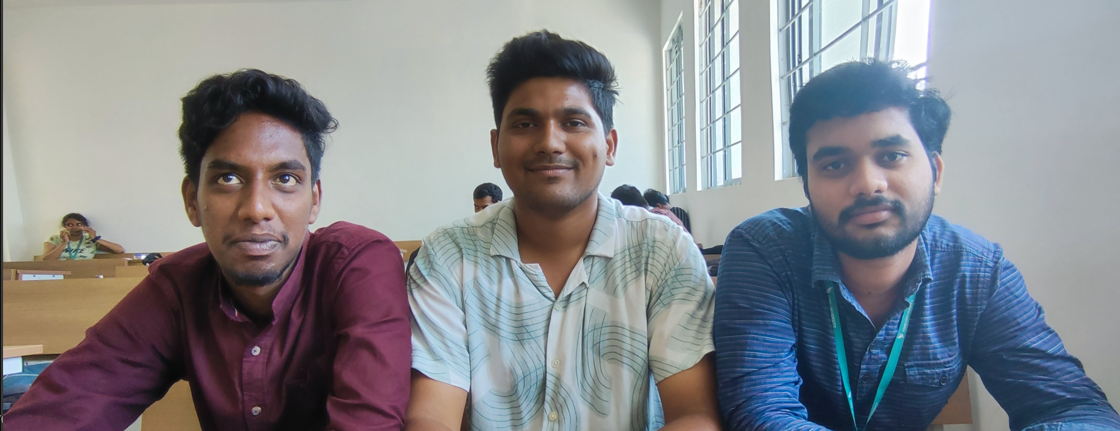
#> input picture ML_Project/P21.png, 1120 x 431 px
$ jupyter execute FR.ipynb
#> lines starting #> are read from the running program, lines starting #| are printed output that depends on the picture; after the words box and inside, x2 and y2 are one past the last pixel; in counts of white or black regions, pixels touching at a corner belong together
[cell 1]
import cv2
import numpy as np
import sqlite3
import csv

# Connect to SQLite database
conn = sqlite3.connect('faces.db')
cursor = conn.cursor()

# Load dataset from CSV with URLs
def load_dataset_from_csv(csv_file):
#> called with csv_file = 'face_data.csv'
    dataset = {}
    with open(csv_file, 'r') as file:
#> (reads ML_Project/face_data.csv from the repository)
        reader = csv.reader(file)
        next(reader)  # Skip header
        for row in reader:
            face_id = int(row[0])
            name = row[1]
            usn = row[3]  # Assuming the USN is in the 4th column
            dataset[face_id] = (name, usn)
    return dataset

# Load dataset from CSV
dataset = load_dataset_from_csv('face_data.csv')

# Load the group picture
group_image_path = 'P21.png'
group_image = cv2.imread(group_image_path)
#> group_image is the input picture: shape (431, 1120, 3); mean B, G, R 139.9, 135.2, 133.2

# Load cascade
face_cascade = cv2.CascadeClassifier('haarcascade_frontalface_default.xml')

# Convert group image to grayscale
gray = cv2.cvtColor(group_image, cv2.COLOR_BGR2GRAY)
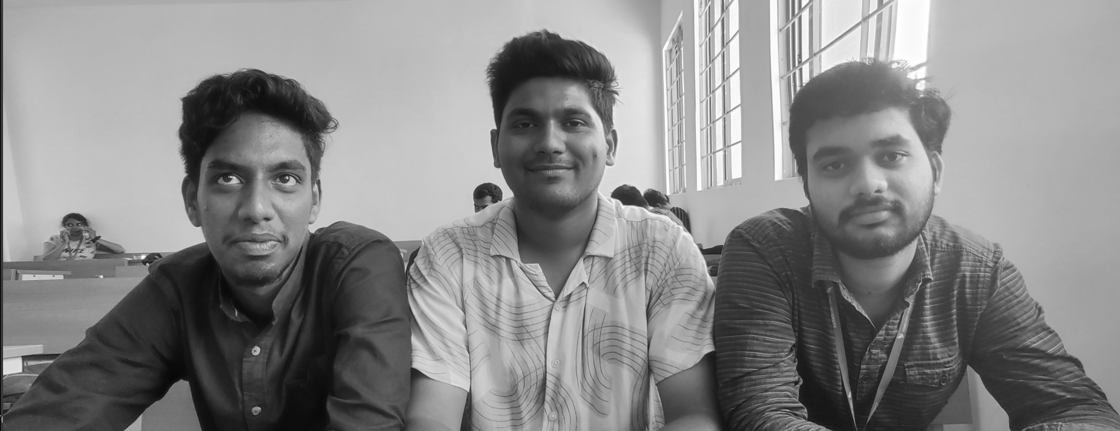
#> gray: shape (431, 1120); min 7, max 255, mean 135.1

# Detect faces
faces = face_cascade.detectMultiScale(gray, 1.1, 4)
#> faces = [[491, 77, 118, 118], [792, 103, 148, 148], [184, 120, 146, 146]]

# Display names and IDs from the dataset on the group image
for face_id, (name, usn) in dataset.items():
    cv2.putText(group_image, f"Name: {name}, USN: {usn}", (10, 30 * face_id), cv2.FONT_HERSHEY_SIMPLEX, 0.5, (255, 255, 255), 1)
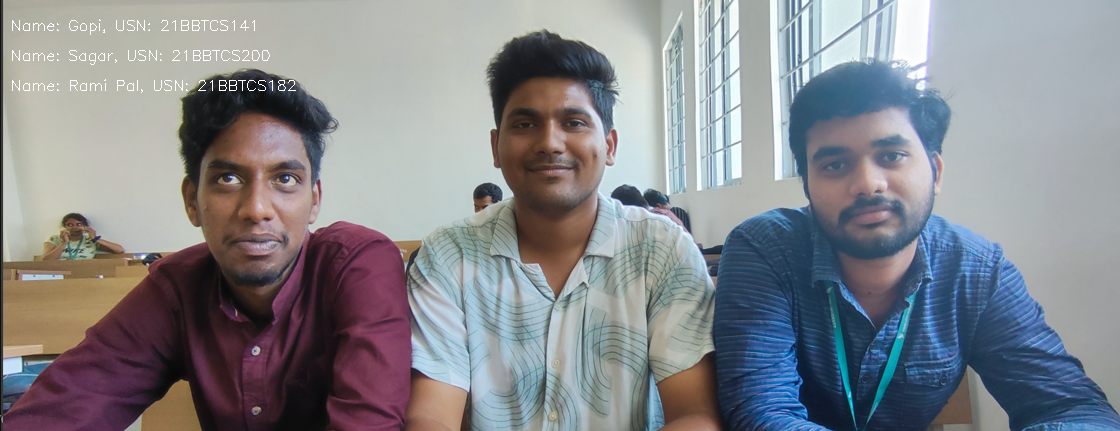
#> group_image: shape (431, 1120, 3); 0.35% of pixels changed, all inside (x1, y1, x2, y2) = (12, 19, 296, 93)

# Draw rectangles around detected faces in the group image
for (x, y, w, h) in faces:
    cv2.rectangle(group_image, (x, y), (x + w, y + h), (255, 0, 0), 2)
#> this loop made 3 passes
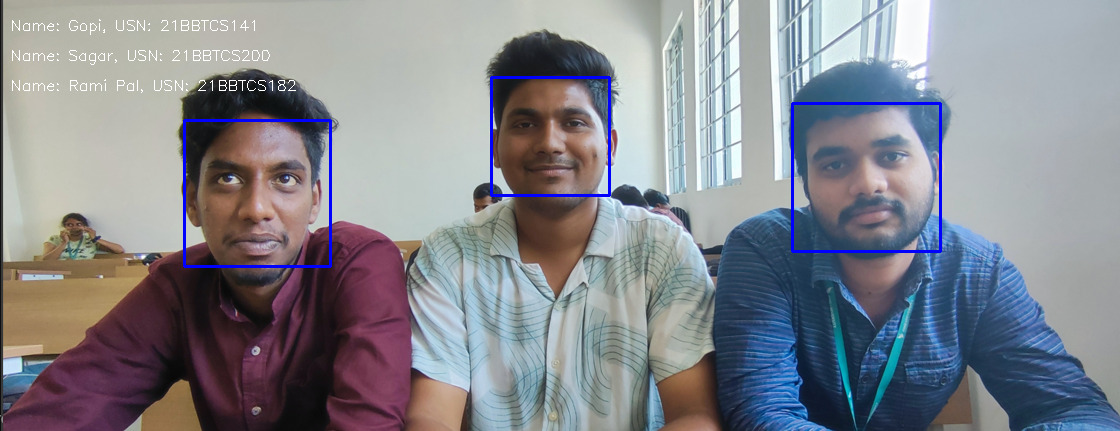
#> group_image: shape (431, 1120, 3); 1.02% of pixels changed, all inside (x1, y1, x2, y2) = (183, 76, 942, 268)

# Show the group image with names, IDs, and detected faces
cv2.imshow('Group Picture with Names, IDs, and Detected Faces', group_image)
cv2.waitKey(0)
cv2.destroyAllWindows()
